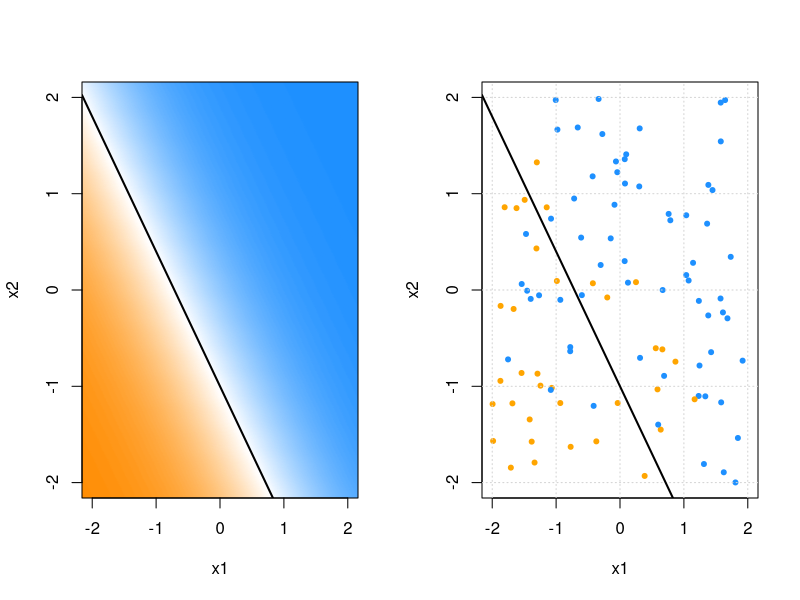

The R script that drew this image:
## ---- chunk 1
library(tibble)
library(caret)
library(rpart)
library(nnet)
## ---- chunk 2
gen_data = function(n = 100) {
  x = sample(c(0, 1), prob = c(0.4, 0.6), size = n, replace = TRUE)
  y = ifelse(test = {x == 0},
             yes = sample(c("A", "B", "C"), size = n, prob = c(0.25, 0.50, 0.25), replace = TRUE),
             no = sample(c("A", "B", "C"), size = n, prob = c(0.1, 0.1, 0.4) / 0.6, replace = TRUE))

  tibble(x = x, y = factor(y))
}

test_cases = tibble(x = c(0, 1))

set.seed(42)
some_data = gen_data()

predict(knn3(y ~ x, data = some_data), test_cases)
predict(rpart(y ~ x, data = some_data), test_cases)
predict(nnet(y ~ x, data = some_data, size = 0, skip = TRUE, trace = FALSE), test_cases)
## ---- chunk 3
sim_2d_logistic = function(beta_0, beta_1, beta_2, n) {
  
  par(mfrow = c(1, 2))
  
  prob_plane = as_tibble(expand.grid(x1 = -220:220 / 100, 
                                     x2 = -220:220 / 100))
  prob_plane$p = with(prob_plane, 
                      boot::inv.logit(beta_0 + beta_1 * x1 + beta_2 * x2))
  
  do_to_db = colorRampPalette(c('darkorange', "white", 'dodgerblue'))
  
  plot(x2 ~ x1, data = prob_plane, 
       col = do_to_db(100)[as.numeric(cut(prob_plane$p, 
                                          seq(0, 1, length.out = 101)))],
       xlim = c(-2, 2), ylim = c(-2, 2), pch = 20)
  abline(-beta_0 / beta_2, -beta_1 / beta_2, col = "black", lwd = 2)
  
  x1 = runif(n = n, -2, 2)
  x2 = runif(n = n, -2, 2)
  y = rbinom(n = n, size = 1, prob = boot::inv.logit(beta_0 + beta_1 * x1 + beta_2 * x2))
  y = ifelse(y == 1, "dodgerblue", "orange")
  asdf = tibble(x1, x2, y)
  
  plot(x2 ~ x1, data = asdf, col = y, xlim = c(-2, 2), ylim = c(-2, 2), pch = 20)
  grid()
  abline(-beta_0 / beta_2, -beta_1 / beta_2, col = "black", lwd = 2)
  
}

sim_2d_logistic(beta_0 = 2 * 0.5, beta_1 = 2* 0.7, beta_2 = 2* 0.5, n = 100)

